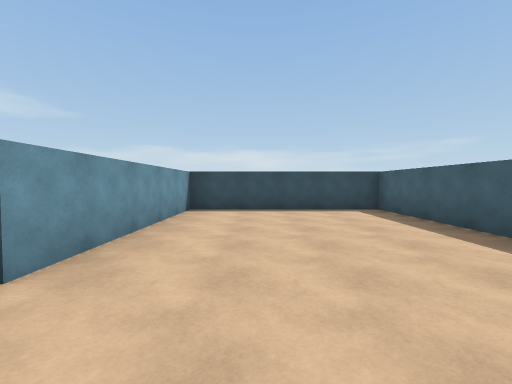
view 1 (above)

20 first-person views from a walk through a Unity game level. The camera is 1.4 m above the floor, tilts 2° down and sees 90° across. The floor is counted in squares, 2 m on a side. Each view is taken from the middle of a square. On the plan, view 1 faces up. The plan holds only what a view shows up to about 9 squares ahead; the rest is blank. The player is left out.

view 2
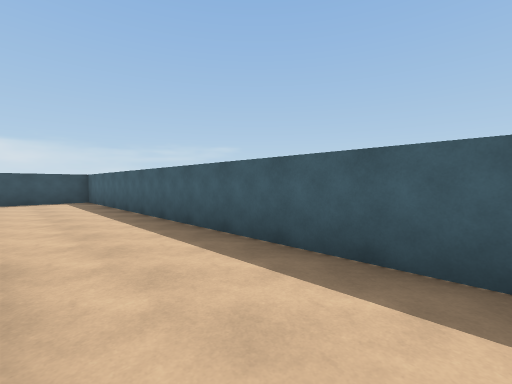

view 3
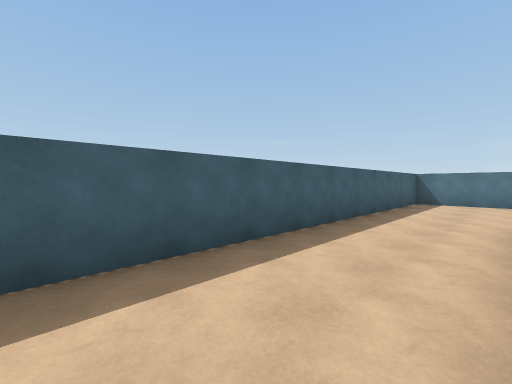

view 4
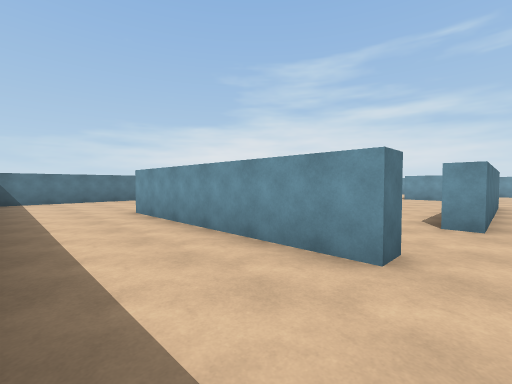

view 5
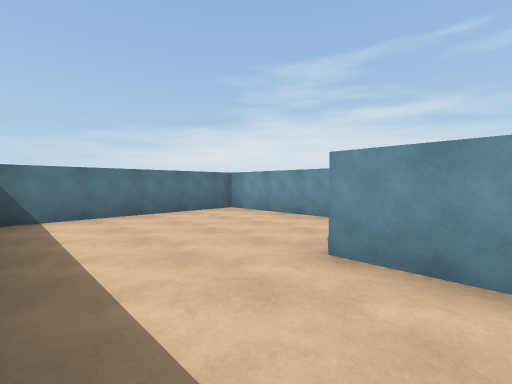

view 6
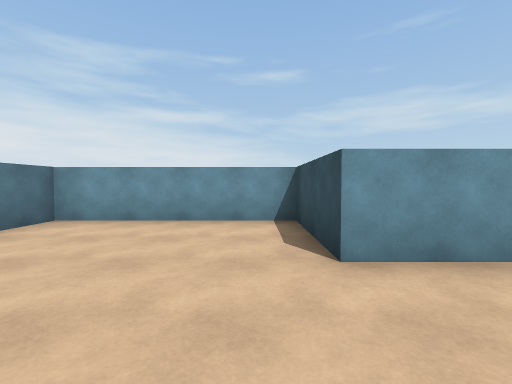

view 7
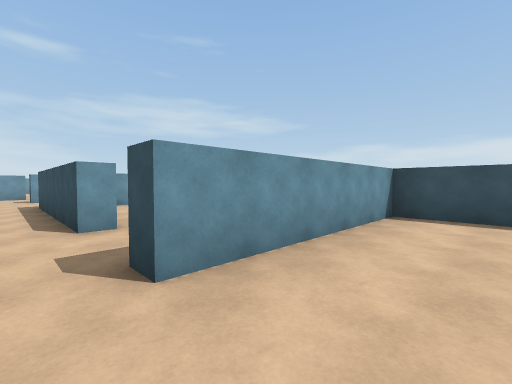

view 8
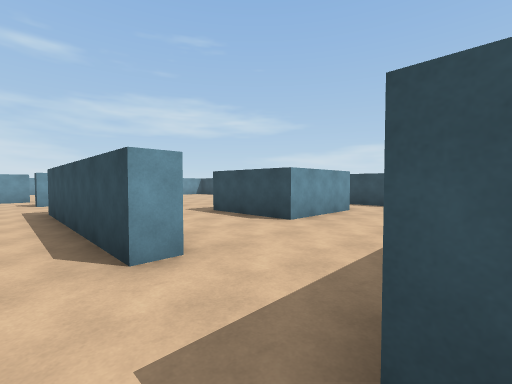

view 9
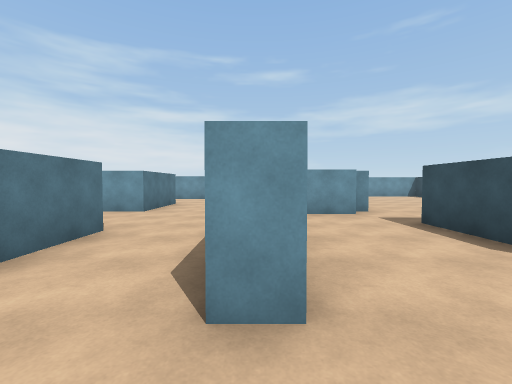

view 10
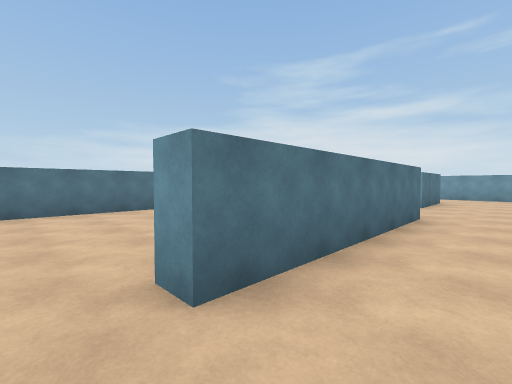

view 11
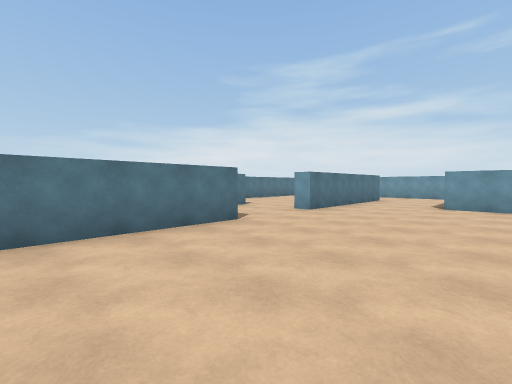

view 12
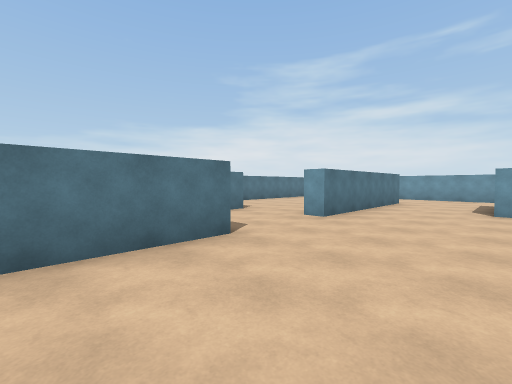

view 13
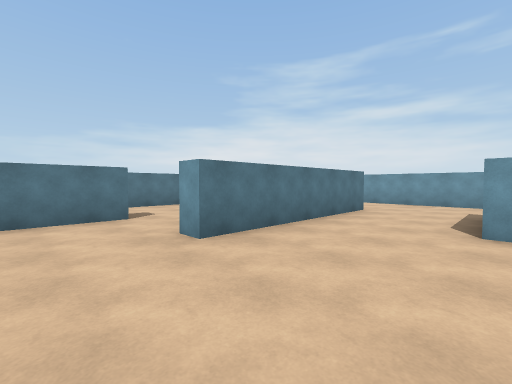

view 14
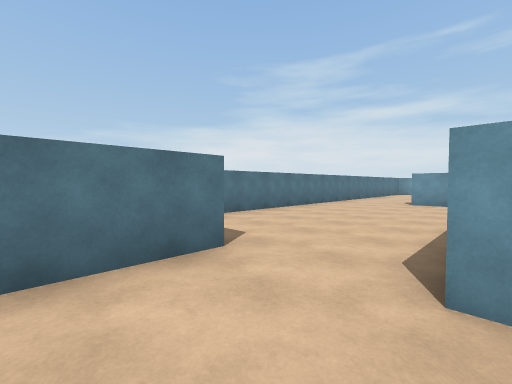

view 15
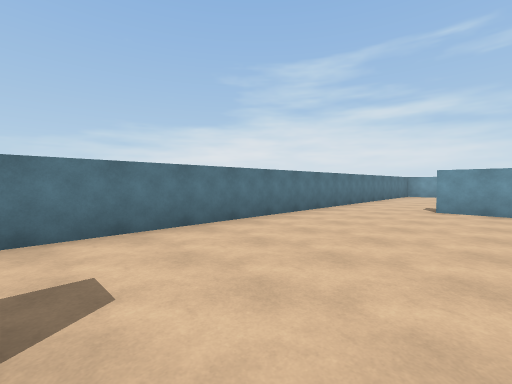

view 16
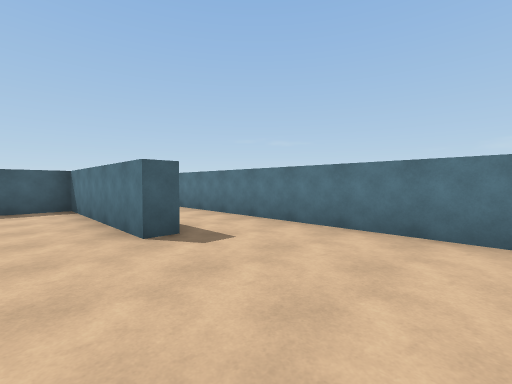

view 17
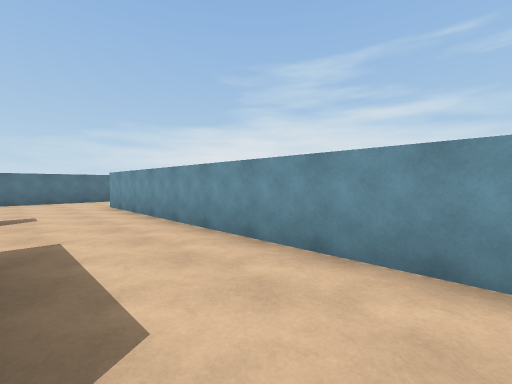

view 18
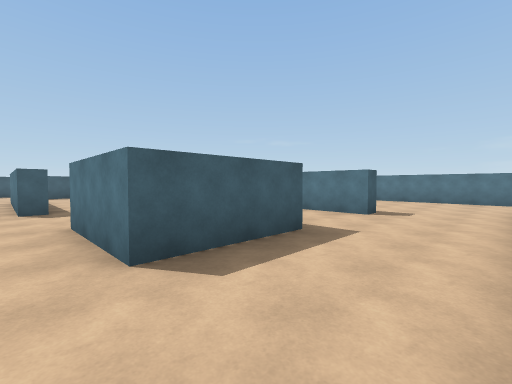

view 19
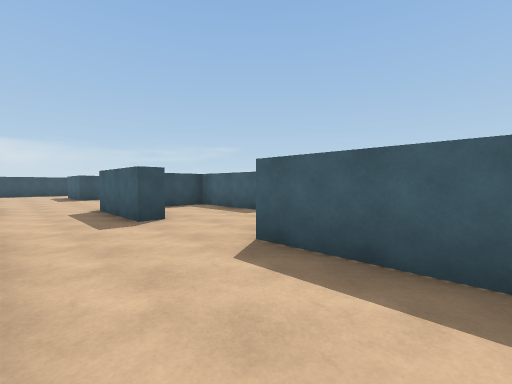

view 20
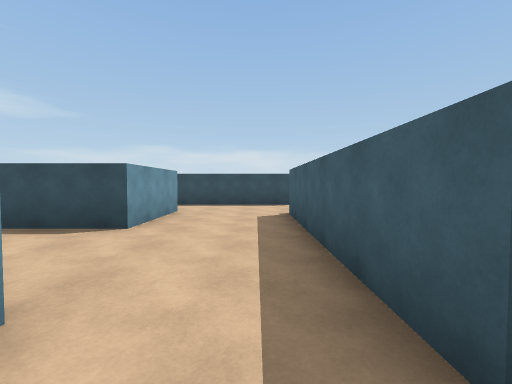

### Floor plan
Ten units are one square. View 1 is at (0, 0); x grows to the right and y downward. Boxes are objects, and circles mark ways between rooms. Rooms are numbered by the first view taken in them; rooms with no view inside come last. Other rooms are left out.
<svg viewBox="-155 -98 193 210">
<path fill="none" stroke="#000" d="M1 7 7 7 7 62 -17 62 -17 107 33 107 33 -68 -17 -68 -17 -18M-17 -18 -22 -18M-42 -24 -42 -18M-46 2 -17 2M-68 9 -68 2 -46 2M-42 57 -9 57M-17 2 -17 8M-42 -18 -92 -18M-93 7 -93 33M-95 57 -68 57M-117 62 -117 57 -95 57M-117 32 -117 7 -93 7M-68 57 -68 62M-68 89 -68 82 -22 82 -22 69M-92 -18 -92 -42 -106 -42M-118 -18 -122 -18M-145 107 -30 107M-143 -15 -143 82M-50 -75 -50 -49 -75 -49M-22 -18 -22 -68M-87 -44 -87 -31M-19 -93 -44 -93"/>
<circle cx="-20" cy="-5" r="3" fill="#2a7"/>
<circle cx="-10" cy="10" r="3" fill="#2a7"/>
<circle cx="-55" cy="-5" r="3" fill="#2a7"/>
<circle cx="-35" cy="-20" r="3" fill="#2a7"/>
<circle cx="-105" cy="45" r="3" fill="#2a7"/>
<circle cx="-55" cy="60" r="3" fill="#2a7"/>
<circle cx="-90" cy="-5" r="3" fill="#2a7"/>
<text x="10" y="20">1</text>
<text x="-30" y="-10">2</text>
<text x="-50" y="30">3</text>
<text x="-100" y="50">4</text>
<text x="-40" y="-50">5</text>
</svg>
Room 1 opens to room 2. Room 1 opens to room 3. Room 2 opens to room 3. Room 2 opens to room 5. Room 3 opens to room 4.

Where each view was taken, in squares from view 1:
view 1: 0 up, 0 right, facing up
view 2: 4 down, 1 right, facing up-right
view 3: 1 down, 1 right, facing down-right
view 4: 0 up, 3 right, facing down-left
view 5: 5 down, 3 right, facing down-left
view 6: 7 down, 3 right, facing left
view 7: 1 up, 0 right, facing up-left
view 8: 1 up, 2 left, facing up-left
view 9: 2 up, 3 left, facing left
view 10: 1 up, 1 left, facing down-left
view 11: 2 down, 1 left, facing down-left
view 12: 3 down, 2 left, facing down-left
view 13: 3 down, 5 left, facing down-left
view 14: 6 down, 5 left, facing down-left
view 15: 7 down, 7 left, facing down-left
view 16: 7 down, 10 left, facing down-right
view 17: 0 up, 12 left, facing down-left
view 18: 0 up, 14 left, facing down-right
view 19: 3 down, 14 left, facing up-right
view 20: 1 up, 3 left, facing up
